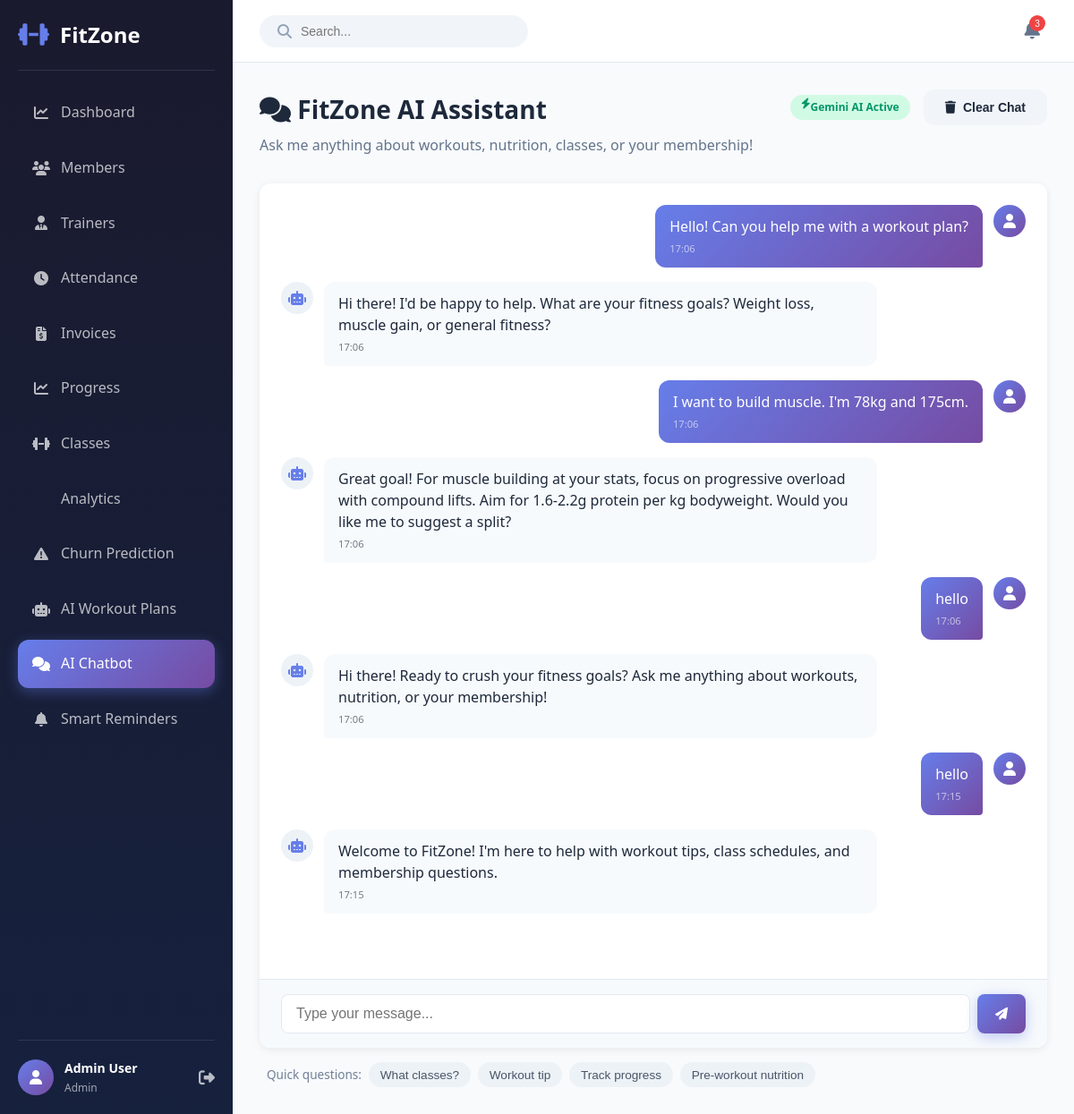
Screenshot of /ai/chatbot (signed in) with the database file from the repository.
### models.py (models this page shows, shortened)
class User(UserMixin, db.Model):
    __tablename__ = 'users'
    id = db.Column(db.Integer, primary_key=True)
    email = db.Column(db.String(120), unique=True, nullable=False, index=True)
    password_hash = db.Column(db.String(256), nullable=False)
    first_name = db.Column(db.String(50), nullable=False)
    last_name = db.Column(db.String(50), nullable=False)
    role = db.Column(db.String(20), nullable=False, default='member')  # admin, trainer, member
    phone = db.Column(db.String(20))
    created_at = db.Column(db.DateTime, default=datetime.utcnow)
    updated_at = db.Column(db.DateTime, default=datetime.utcnow, onupdate=datetime.utcnow)
    is_active = db.Column(db.Boolean, default=True)
    profile_image = db.Column(db.String(255), default='default-avatar.png')
    member = db.relationship('Member', backref='user', uselist=False, lazy=True)
    trainer = db.relationship('Trainer', backref='user', uselist=False, lazy=True)

class ChatMessage(db.Model):
    __tablename__ = 'chat_messages'
    id = db.Column(db.Integer, primary_key=True)
    user_id = db.Column(db.Integer, db.ForeignKey('users.id'), nullable=False)
    role = db.Column(db.String(20), nullable=False)  # 'user' or 'assistant'
    message = db.Column(db.Text, nullable=False)
    created_at = db.Column(db.DateTime, default=datetime.utcnow)
    user = db.relationship('User', backref='chat_messages', lazy=True)

### app.py (the view)
@app.route('/ai/chatbot')
@login_required
def chatbot_page():
    messages = ChatMessage.query.filter_by(user_id=current_user.id).order_by(ChatMessage.created_at.desc()).limit(50).all()
    messages = list(reversed(messages))
    return render_template('chatbot.html', messages=messages, ai_available=is_ai_available())

### ai_services.py (called while the page is built)
def is_ai_available():
    return USE_GEMINI

### app.py (called while the page is built)
@login_manager.user_loader
def load_user(user_id):
    return User.query.get(int(user_id))

### templates/chatbot.html (shortened to what this page needs)
{% extends "base.html" %}
{% block content %}
<div class="page-container chatbot-page">
    <div class="page-header">
        <div class="header-content">
            <h1><i class="fas fa-comments"></i> FitZone AI Assistant</h1>
            <p>Ask me anything about workouts, nutrition, classes, or your membership!</p>
        </div>
        <div class="header-actions">
            {% if ai_available %}
            <span class="badge badge-green"><i class="fas fa-bolt"></i> Gemini AI Active</span>
            {% else %}
            <span class="badge badge-blue"><i class="fas fa-microchip"></i> Mock AI Mode</span>
            {% endif %}
            <button class="btn btn-secondary" onclick="clearChat()">
                <i class="fas fa-trash"></i> Clear Chat
            </button>
        </div>
    </div>
    <div class="chatbot-container">
        <div class="chat-messages" id="chatMessages">
            {% for msg in messages %}
            <div class="chat-message {% if msg.role == 'user' %}user-message{% else %}assistant-message{% endif %}">
                <div class="message-avatar">
                    {% if msg.role == 'user' %}
                    <i class="fas fa-user"></i>
                    {% else %}
                    <i class="fas fa-robot"></i>
                    {% endif %}
                </div>
                <div class="message-content">
                    <p>{{ msg.message }}</p>
                    <span class="message-time">{{ msg.created_at.strftime('%H:%M') }}</span>
                </div>
            </div>
            {% endfor %}
        </div>
        <div class="chat-input-area">
            <form id="chatForm" class="chat-form" onsubmit="sendMessage(event)">
                <input type="text" id="chatInput" class="chat-input" placeholder="Type your message..." autocomplete="off" required>
                <button type="submit" class="btn btn-primary chat-send-btn">
                    <i class="fas fa-paper-plane"></i>
                </button>
            </form>
        </div>
    </div>
    <div class="quick-questions">
        <span class="quick-label">Quick questions:</span>
        <button class="quick-btn" onclick="askQuick('What classes do you offer?')">What classes?</button>
        <button class="quick-btn" onclick="askQuick('Give me a workout tip')">Workout tip</button>
        <button class="quick-btn" onclick="askQuick('How do I track my progress?')">Track progress</button>
        <button class="quick-btn" onclick="askQuick('What should I eat before a workout?')">Pre-workout nutrition</button>
    </div>
</div>
{% endblock %}

### templates/base.html (shortened to what this page needs)
<!DOCTYPE html>
<html lang="en">
<head>
    <link rel="stylesheet" href="{{ url_for('static', filename='css/style.css') }}">
    <link rel="stylesheet" href="https://cdnjs.cloudflare.com/ajax/libs/font-awesome/6.4.0/css/all.min.css">
</head>
<body>
    {% if current_user.is_authenticated %}
    <aside class="sidebar" id="sidebar">
        <div class="sidebar-header">
            <div class="logo">
                <i class="fas fa-dumbbell"></i>
                <span>FitZone</span>
            </div>
        </div>
        <nav class="sidebar-nav">
            <a href="{{ url_for('dashboard') }}" class="nav-item {% if request.endpoint == 'dashboard' %}active{% endif %}">
                <i class="fas fa-chart-line"></i>
                <span>Dashboard</span>
            </a>
            {% if current_user.role in ['admin', 'trainer'] %}
            <a href="{{ url_for('members') }}" class="nav-item {% if request.endpoint in ['members', 'member_detail', 'add_member', 'edit_member'] %}active{% endif %}">
                <i class="fas fa-users"></i>
                <span>Members</span>
            </a>
            {% endif %}
            {% if current_user.role == 'admin' %}
            <a href="{{ url_for('trainers') }}" class="nav-item {% if request.endpoint in ['trainers', 'trainer_detail', 'add_trainer'] %}active{% endif %}">
                <i class="fas fa-user-tie"></i>
                <span>Trainers</span>
            </a>
            {% endif %}
            <a href="{{ url_for('attendance') }}" class="nav-item {% if request.endpoint == 'attendance' %}active{% endif %}">
                <i class="fas fa-clock"></i>
                <span>Attendance</span>
            </a>
            <a href="{{ url_for('invoices') }}" class="nav-item {% if request.endpoint in ['invoices', 'create_invoice', 'pay_invoice'] %}active{% endif %}">
                <i class="fas fa-file-invoice-dollar"></i>
                <span>Invoices</span>
            </a>
            <a href="{{ url_for('progress') }}" class="nav-item {% if request.endpoint in ['progress', 'member_progress', 'add_progress'] %}active{% endif %}">
                <i class="fas fa-chart-line"></i>
                <span>Progress</span>
            </a>
            {% if current_user.role in ['admin', 'trainer'] %}
            <a href="{{ url_for('classes_list') }}" class="nav-item {% if request.endpoint in ['classes_list', 'add_class', 'edit_class'] %}active{% endif %}">
                <i class="fas fa-dumbbell"></i>
                <span>Classes</span>
            </a>
            {% endif %}
             {% if current_user.role == 'admin' %}
             <a href="{{ url_for('analytics') }}" class="nav-item {% if request.endpoint == 'analytics' %}active{% endif %}">
                 <span>Analytics</span>
             </a>
             {% endif %}
             {% if current_user.role == 'admin' %}
             <a href="{{ url_for('churn_prediction') }}" class="nav-item {% if request.endpoint in ['churn_prediction', 'member_churn_details', 'retrain_churn_model'] %}active{% endif %}">
                 <i class="fas fa-exclamation-triangle"></i>
                 <span>Churn Prediction</span>
             </a>
             {% endif %}
            <a href="{{ url_for('workout_plans') }}" class="nav-item {% if request.endpoint in ['workout_plans', 'workout_plan_detail'] %}active{% endif %}">
                <i class="fas fa-robot"></i>
                <span>AI Workout Plans</span>
            </a>
            <a href="{{ url_for('chatbot_page') }}" class="nav-item {% if request.endpoint == 'chatbot_page' %}active{% endif %}">
                <i class="fas fa-comments"></i>
                <span>AI Chatbot</span>
            </a>
            {% if current_user.role == 'admin' %}
            <a href="{{ url_for('payment_reminders') }}" class="nav-item {% if request.endpoint == 'payment_reminders' %}active{% endif %}">
                <i class="fas fa-bell"></i>
                <span>Smart Reminders</span>
            </a>
            {% endif %}
        </nav>
        <div class="sidebar-footer">
            <div class="user-info">
                <div class="user-avatar">
                    <i class="fas fa-user"></i>
                </div>
                <div class="user-details">
                    <span class="user-name">{{ current_user.first_name }} {{ current_user.last_name }}</span>
                    <span class="user-role">{{ current_user.role|title }}</span>
                </div>
            </div>
            <a href="{{ url_for('logout') }}" class="logout-btn">
                <i class="fas fa-sign-out-alt"></i>
            </a>
        </div>
    </aside>
    <main class="main-content">
        <header class="top-header">
            <div class="header-search">
                <i class="fas fa-search"></i>
                <input type="text" placeholder="Search...">
            </div>
            <div class="header-actions">
                <button class="notification-btn">
                    <i class="fas fa-bell"></i>
                    <span class="notification-badge">3</span>
                </button>
            </div>
        </header>
        <div class="content-wrapper">
            {% block content %}{% endblock %}
        </div>
    </main>
    {% endif %}
</body>
</html>

### templates/chatbot.html (style rules this page uses)
.chatbot-page { display: flex; flex-direction: column; height: calc(100vh - 80px); }
.chatbot-container { flex: 1; display: flex; flex-direction: column; background: white; border-radius: 12px; box-shadow: 0 2px 8px rgba(0,0,0,0.08); overflow: hidden; margin-bottom: 1rem; }
.chat-messages { flex: 1; overflow-y: auto; padding: 1.5rem; display: flex; flex-direction: column; gap: 1rem; }
.chat-message { display: flex; gap: 0.75rem; max-width: 80%; animation: fadeIn 0.3s ease; }
.user-message { align-self: flex-end; flex-direction: row-reverse; }
.assistant-message { align-self: flex-start; }
.message-avatar { width: 36px; height: 36px; border-radius: 50%; display: flex; align-items: center; justify-content: center; flex-shrink: 0; }
.user-message .message-avatar { background: linear-gradient(135deg, #667eea, #764ba2); color: white; }
.assistant-message .message-avatar { background: #edf2f7; color: #667eea; }
.message-content { background: #f7fafc; padding: 0.75rem 1rem; border-radius: 12px; border-bottom-left-radius: 4px; }
.user-message .message-content { background: linear-gradient(135deg, #667eea, #764ba2); color: white; border-bottom-left-radius: 12px; border-bottom-right-radius: 4px; }
.message-content p { margin: 0; line-height: 1.5; }
.message-time { font-size: 0.7rem; opacity: 0.6; margin-top: 0.25rem; display: block; }
.chat-input-area { padding: 1rem 1.5rem; border-top: 1px solid #e2e8f0; background: #f7fafc; }
.chat-form { display: flex; gap: 0.5rem; }
.chat-input { flex: 1; padding: 0.75rem 1rem; border: 1px solid #e2e8f0; border-radius: 8px; font-size: 1rem; outline: none; transition: border-color 0.2s; }
.chat-send-btn { padding: 0.75rem 1.25rem; border-radius: 8px; }
.quick-questions { display: flex; align-items: center; gap: 0.5rem; flex-wrap: wrap; padding: 0 0.5rem; }
.quick-label { color: #718096; font-size: 0.85rem; }
.quick-btn { background: #edf2f7; border: none; padding: 0.4rem 0.8rem; border-radius: 20px; font-size: 0.85rem; color: #4a5568; cursor: pointer; transition: all 0.2s; }

### rows the page displays
User: first_name "Admin", last_name "User", role "Admin"
ChatMessage: role "user" (drawn), message "Hello! Can you help me with a workout plan?", created_at "17:06"
ChatMessage: role "assistant" (drawn), message "Hi there! I'd be happy to help. What are your fitness goals? Weight loss, muscle gain, or general fitness?", created_at "17:06"
ChatMessage: role "user" (drawn), message "I want to build muscle. I'm 78kg and 175cm.", created_at "17:06"
ChatMessage: role "assistant" (drawn), message "Great goal! For muscle building at your stats, focus on progressive overload with compound lifts. Aim for 1.6-2.2g protein per kg bodyweight. Would you like me to suggest a split?", created_at "17:06"
ChatMessage: role "user" (drawn), message "hello", created_at "17:06"
ChatMessage: role "assistant" (drawn), message "Hi there! Ready to crush your fitness goals? Ask me anything about workouts, nutrition, or your membership!", created_at "17:06"
ChatMessage: role "user" (drawn), message "hello", created_at "17:15"
ChatMessage: role "assistant" (drawn), message "Welcome to FitZone! I'm here to help with workout tips, class schedules, and membership questions.", created_at "17:15"
